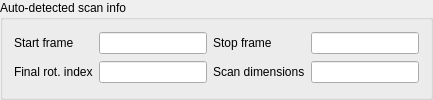
                   <widget class="QGroupBox" name="groupBox_11">
                    <property name="title">
                     <string>Auto-detected scan info</string>
                    </property>
                    <layout class="QGridLayout" name="gridLayout_8">
                     <item row="1" column="1">
                      <widget class="QLineEdit" name="lineEdit_5">
                       <property name="toolTip">
                        <string>&lt;html&gt;&lt;head/&gt;&lt;body&gt;&lt;p&gt;Stream frames store a &amp;quot;rotator&amp;quot; index. When this starts increasing the scan has started. The first frame where it is not 1 is the guessed start frame.&lt;/p&gt;&lt;/body&gt;&lt;/html&gt;</string>
                       </property>
                       <property name="readOnly">
                        <bool>true</bool>
                       </property>
                      </widget>
                     </item>
                     <item row="2" column="0">
                      <widget class="QLabel" name="label_30">
                       <property name="text">
                        <string>Final rot. index</string>
                       </property>
                      </widget>
                     </item>
                     <item row="2" column="1">
                      <widget class="QLineEdit" name="lineEdit_11">
                       <property name="readOnly">
                        <bool>true</bool>
                       </property>
                      </widget>
                     </item>
                     <item row="1" column="3">
                      <widget class="QLineEdit" name="lineEdit_6">
                       <property name="toolTip">
                        <string>&lt;html&gt;&lt;head/&gt;&lt;body&gt;&lt;p&gt;Stream frames store a &amp;quot;rotator&amp;quot; index. When the scan ends this drops to 1. The last frame where it is not 1 is taken as the end.&lt;/p&gt;&lt;/body&gt;&lt;/html&gt;</string>
                       </property>
                       <property name="readOnly">
                        <bool>true</bool>
                       </property>
                      </widget>
                     </item>
                     <item row="2" column="3">
                      <widget class="QLineEdit" name="lineEdit_12">
                       <property name="readOnly">
                        <bool>true</bool>
                       </property>
                      </widget>
                     </item>
                     <item row="1" column="2">
                      <widget class="QLabel" name="label_12">
                       <property name="toolTip">
                        <string>&lt;html&gt;&lt;head/&gt;&lt;body&gt;&lt;p&gt;Stream frames store a &amp;quot;rotator&amp;quot; index. When the scan ends this drops to 1. The last frame where it is not 1 is taken as the end.&lt;/p&gt;&lt;/body&gt;&lt;/html&gt;</string>
                       </property>
                       <property name="text">
                        <string>Stop frame</string>
                       </property>
                      </widget>
                     </item>
                     <item row="1" column="0">
                      <widget class="QLabel" name="label_9">
                       <property name="toolTip">
                        <string>&lt;html&gt;&lt;head/&gt;&lt;body&gt;&lt;p&gt;Stream frames store a &amp;quot;rotator&amp;quot; index. When this starts increasing the scan has started. The first frame where it is not 1 is the guessed start frame.&lt;/p&gt;&lt;/body&gt;&lt;/html&gt;</string>
                       </property>
                       <property name="text">
                        <string>Start frame</string>
                       </property>
                      </widget>
                     </item>
                     <item row="2" column="2">
                      <widget class="QLabel" name="label_31">
                       <property name="text">
                        <string>Scan dimensions</string>
                       </property>
                      </widget>
                     </item>
                    </layout>
                   </widget>
